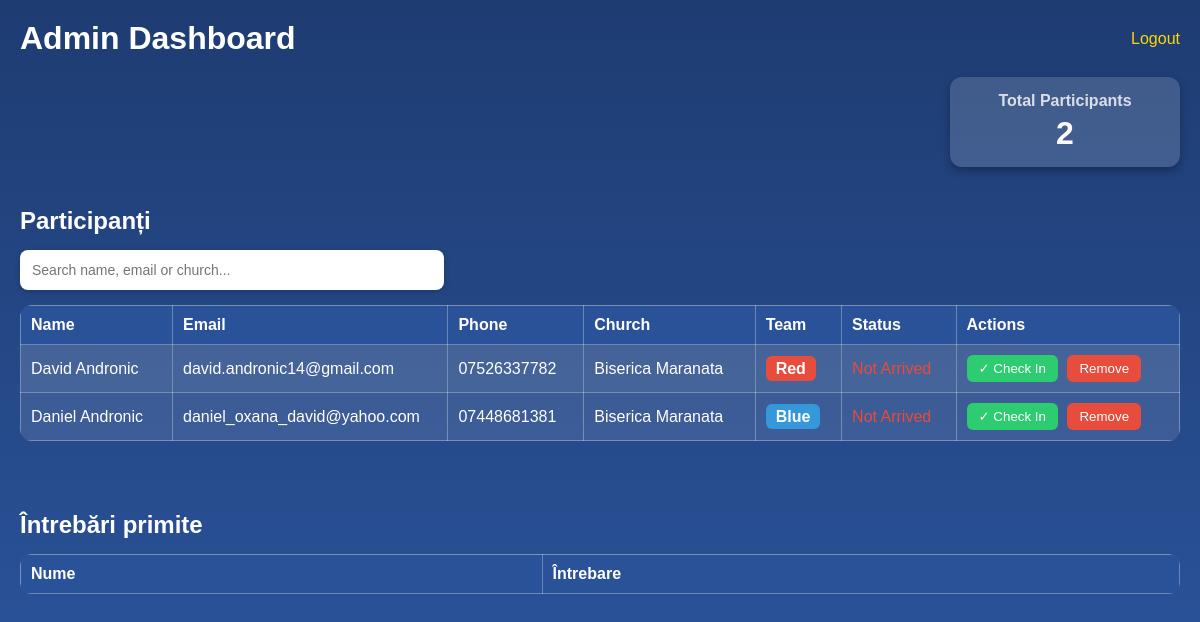
/admin-dashboard (signed in), run on an earlier commit of the app's database.
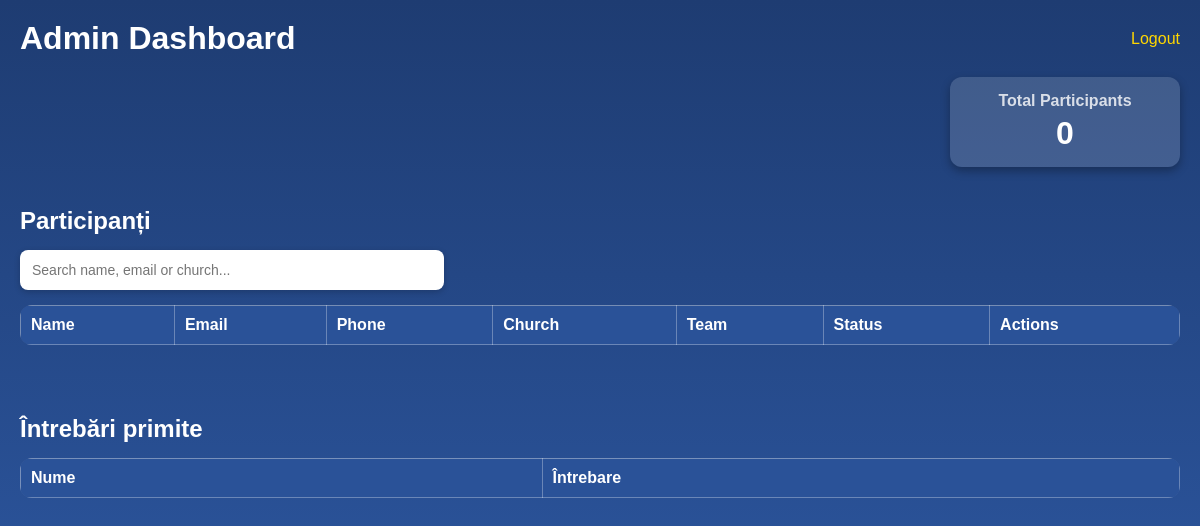
And on a later commit of the database.
### app.py (models this page shows)
class Participant(db.Model):
    id = db.Column(db.Integer, primary_key=True)
    name = db.Column(db.String(100), nullable=False)
    email = db.Column(db.String(120), unique=True, nullable=False)
    phone = db.Column(db.String(50))
    church = db.Column(db.String(100))
    team = db.Column(db.String(20))
    checked_in = db.Column(db.Boolean, default=False)
    question = db.Column(db.Text, nullable=True)
    anonymous = db.Column(db.Boolean, default=False)

### app.py (the view)
@app.route("/admin-dashboard")
def admin_dashboard():
    if "admin" not in session:
        return redirect(url_for("admin_login"))
    participants = Participant.query.all()
    total_count = Participant.query.count()
    return render_template(
        "admin_dashboard.html",
        participants=participants,
        total_count=total_count,
        teams=TEAMS
    )

### templates/admin_dashboard.html (shortened to what this page needs)
<!DOCTYPE html>
<html>
<head>
</head>
<body>
<div class="header">
<h1>Admin Dashboard</h1>
<a href="{{ url_for('admin_logout') }}">Logout</a>
</div>
<div class="stats-container">
    <div class="stat-box">
        <h3>Total Participants</h3>
        <p>{{ total_count }}</p>
    </div>
</div>
<h2 class="section-title">Participanți</h2>
<input
type="text"
id="searchInput"
placeholder="Search name, email or church..."
style="
width:100%;
max-width:400px;
padding:12px;
margin-bottom:15px;
border-radius:8px;
border:none;
outline:none;
font-size:14px;
"
>
<div class="table-container">
<table id="participantsTable">
<tr>
<th>Name</th>
<th>Email</th>
<th>Phone</th>
<th>Church</th>
<th>Team</th>
<th>Status</th>
<th>Actions</th>
</tr>
{% for p in participants %}
<tr>
<td>{{ p.name }}</td>
<td title="{{ p.email }}">{{ p.email }}</td>
<td>{{ p.phone }}</td>
<td>{{ p.church }}</td>
<td>
<span style="
background: {{ teams[p.team] }};
color:white;
padding:4px 10px;
border-radius:6px;
font-weight:bold;
">
{{ p.team }}
</span>
</td>
<td>
{% if p.checked_in %}
<span style="color:#2ecc71; font-weight:bold;">Checked In</span>
{% else %}
<span style="color:#e74c3c;">Not Arrived</span>
{% endif %}
</td>
<td>
{% if not p.checked_in %}
<form method="POST"
      action="{{ url_for('admin_checkin', participant_id=p.id) }}"
      style="display:inline;">
<button type="submit" class="checkin-btn">
✓ Check In
</button>
</form>
{% endif %}
<form method="POST"
      action="{{ url_for('admin_remove', participant_id=p.id) }}"
      onsubmit="return confirmRemove();"
      style="display:inline;">
<button type="submit" class="delete-btn">
Remove
</button>
</form>
</td>
</tr>
{% endfor %}
</table>
</div>
<h2 class="section-title">Întrebări primite</h2>
<div class="table-container">
<table>
<tr>
<th>Nume</th>
<th style="width:55%;">Întrebare</th>
</tr>
</table>
</div>
</body>
</html>

### templates/admin_dashboard.html (style rules this page uses)
body { margin:0; background:linear-gradient(to bottom,#1e3c72,#2a5298); color:white; font-family:Arial; padding:20px; }
.table-container { overflow-x:auto; width:100%; }
.header { display:flex; justify-content:space-between; align-items:center; flex-wrap:wrap; margin-bottom:20px; }
.header h1 { margin:0; }
.stats-container { display:flex; justify-content:flex-end; margin-bottom:20px; }
.stat-box { background:rgba(255,255,255,0.15); padding:15px 25px; border-radius:12px; text-align:center; min-width:180px; box-shadow:0 4px 10px rgba(0,0,0,0.3); }
.stat-box h3 { margin:0; font-size:16px; opacity:0.8; }
.stat-box p { font-size:32px; margin:5px 0 0 0; font-weight:bold; }
table { width:100%; border-collapse:collapse; background:rgba(255,255,255,0.1); border-radius:12px; overflow:hidden; margin-bottom:30px; }
th,td { padding:10px; border:1px solid rgba(255,255,255,0.3); text-align:left; }
th { background:#2a5298; }
a { color:gold; text-decoration:none; }
.section-title { margin-top:40px; margin-bottom:15px; }
#searchInput { background:white; color:#333; box-shadow:0 2px 6px rgba(0,0,0,0.2); }

What changed in the data, as far as the page shows it:
removed Participant: name "David Andronic", email "david.andronic14@gmail.com", phone "07526337782", church "Biserica Maranata", team "Red", checked_in "Not Arrived"
removed Participant: name "Daniel Andronic", email "daniel_oxana_david@yahoo.com", phone "07448681381", church "Biserica Maranata", team "Blue", checked_in "Not Arrived"
Also different on the page:
{{ total_count }}: "2" → "0"
